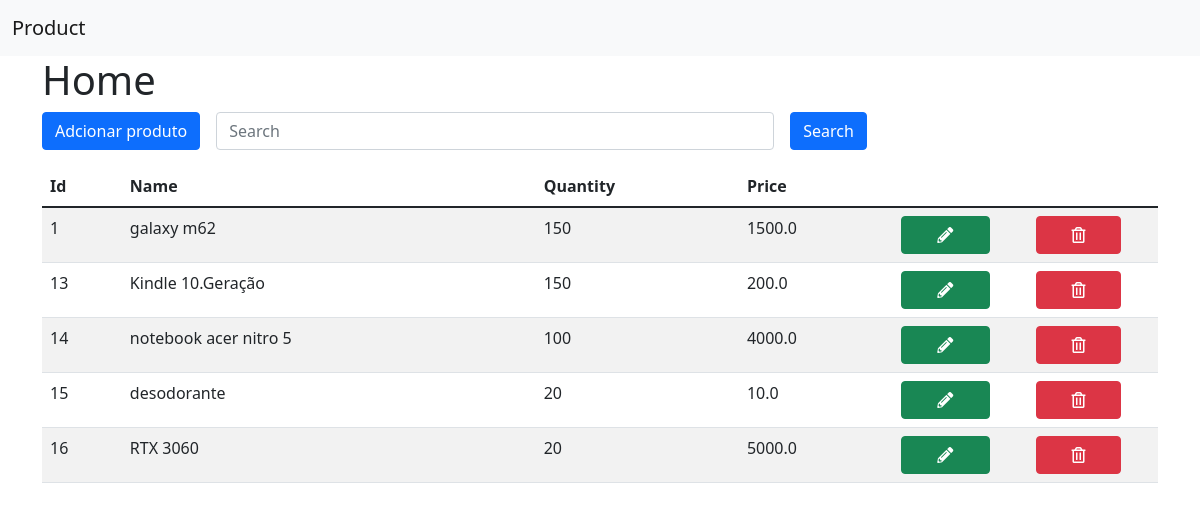
The page / on the database its author committed.
### products/models.py (models this page shows, shortened)
class Product(models.Model):
    name = models.CharField(max_length=100)
    price = models.FloatField()
    quantity = models.IntegerField()
    created_at = models.DateTimeField(auto_now_add=True)
    updated_at = models.DateTimeField(auto_now=True)

### products/views.py (the view)
# urls.py: 2. Add a URL to urlpatterns:  path('', views.home, name='home')
def home(request):
    search = request.GET.get('search')
    if search:
        products = Product.objects.filter(title__icontains=search)
    products = Product.objects.all()
    return render(request, 'products/index.html', {'products': products})

### products/templates/products/index.html (shortened to what this page needs)
{% extends 'base.html' %}
{% block content %}
    <div class="container">
        <h1>Home</h1>
        <div class="d-flex flex-row bd-highlight mb-3">
            <a href="newProduct/" class="">
                <div class="btn btn-primary">
                    <span>Adcionar produto</span>
                </div>
            </a>
            <form class="mx-3 w-50" method="get" id="search-form">
                <input type="search" name="search" id="search" class="form-control" placeholder="Search">
            </form>
            <div>
                <input type="submit" name="btn" id="btn" value="Search" class="btn btn-btn btn-primary" onclick="searchProduct()">
            </div>
        </div>
        <table class="table table-striped">
            <thead>
                <th>Id</th>
                <th>Name</th>
                <th>Quantity</th>
                <th>Price</th>
                <th></th>
            </thead>
            <tbody>
                {% for product in products %}
                    <tr>
                        <td>{{ product.id }}</td>
                        <td>{{ product.name }}</td>
                        <td>{{ product.quantity }}</td>
                        <td>{{ product.price }}</td>
                        <td><a class="btn btn-success w-75" href="edit/{{ product.id }}"><i class="fas fa-pencil-alt"></i></a></td>
                        <td><a class="btn btn-danger w-75" href="delete/{{ product.id }}"><i class="far fa-trash-alt"></i></a></td>
                    </tr>
                {% endfor %}
            </tbody>
        </table>
    </div>
{% endblock %}

### products/templates/base.html (shortened to what this page needs)
<!DOCTYPE html>
<html lang="en">
<head>
    <link rel="stylesheet" href="../static/css/style.css">
    <link href="https://cdn.jsdelivr.net/npm/bootstrap@5.1.3/dist/css/bootstrap.min.css" rel="stylesheet">
    <link rel="stylesheet" href="https://use.fontawesome.com/releases/v5.7.2/css/all.css">
</head>
<body>
    <nav class="navbar navbar-expand-lg navbar-light bg-light">
      <div class="container-fluid">
        <a class="navbar-brand" href="/">Product</a>
      </div>
    </nav>
    {% block content %}
    {% endblock %}
</body>
</html>

### rows shown on the page
Product: id "1", name "galaxy m62", quantity "150", price "1500.0"
Product: id "13", name "Kindle 10.Geração", quantity "150", price "200.0"
Product: id "14", name "notebook acer nitro 5", quantity "100", price "4000.0"
Product: id "15", name "desodorante", quantity "20", price "10.0"
Product: id "16", name "RTX 3060", quantity "20", price "5000.0"
